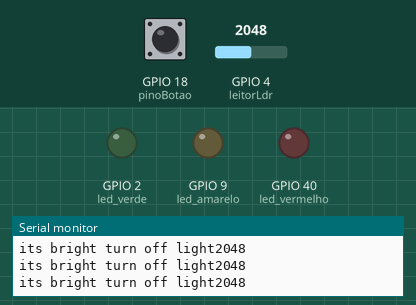
This sketch was run on a simulated ESP32-S3. On the bench: output pins drawn as LEDs (lit = HIGH), the last lines printed to the serial monitor. The test bench sets the inputs (shaded band); at power-on: GPIO 4 (leitorLdr) = 2048, GPIO 18 (pinoBotao) HIGH.

Above: at 1.2 s.
1.3 s: GPIO 4 (leitorLdr) set to 643
4.3 s: GPIO 4 (leitorLdr) set to 554
At 6.1 s:
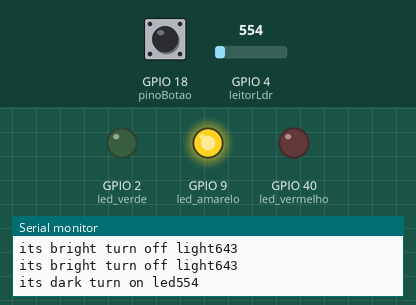
7.3 s: GPIO 4 (leitorLdr) set to 640
At 9.6 s:
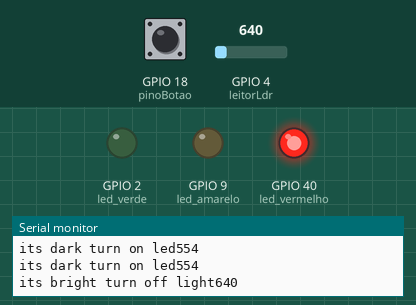
At 14.6 s:
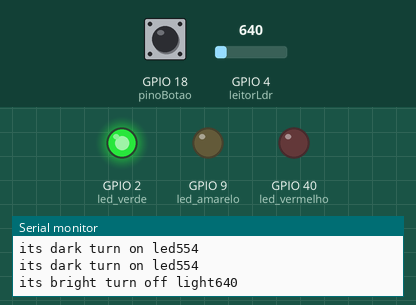
Timing chart, 0 to 15.8 s (numbered marks = the images above; inputs shaded):
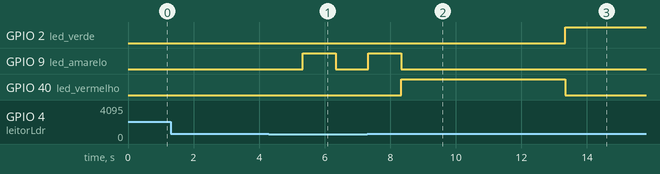

The sketch:

sketch.ino
```cpp
#include <WiFi.h>
#include <HTTPClient.h>

#define led_verde 2 // Pino utilizado para controle do led verda
#define led_vermelho 40 // Pino utilizado para controle do led vermelho
#define led_amarelo 9 // Pino utilizado para controle do led azul

const int pinoBotao = 18;  // Pino utilizado para controle do botão
int estadoBotao = 0;  // variavel de leitura do status do botão

const int leitorLdr = 4;  // Pino utilizado para leitura do sensor fotoresistor
int limite=600; //

int led_vermelho_ligado = 0;
int led_amarelo_ligado = 0;
int led_verde_ligado = 0;
int amanhecer = 0;

void setup() {

  // Configuração inicial dos pinos para controle dos leds como OUTPUTs (saídas) do ESP32
  pinMode(led_amarelo,OUTPUT);
  pinMode(led_verde,OUTPUT);
  pinMode(led_vermelho,OUTPUT);

  // Inicialização das entradas
  pinMode(pinoBotao, INPUT); // Initialize the pushbutton pin as an input

  digitalWrite(led_amarelo, LOW);
  digitalWrite(led_verde, LOW);
  digitalWrite(led_vermelho, LOW);

  Serial.begin(9600); // Configuração para debug por interface serial entre ESP e computador com baud rate de 9600
/*
  WiFi.begin("Wokwi-GUEST", ""); // Conexão à rede WiFi aberta com SSID Wokwi-GUEST

  while (WiFi.status() != WL_CONNECT_FAILED) {
    delay(100);
    Serial.print(".");
  }
  Serial.println("Conectado ao WiFi com sucesso!"); // Considerando que saiu do loop acima, o ESP32 agora está conectado ao WiFi (outra opção é colocar este comando dentro do if abaixo)
*/
  // Verifica estado do botão
  estadoBotao = digitalRead(pinoBotao);
  if (estadoBotao == HIGH) {
    Serial.println("Botão pressionado!");
  } else {
    Serial.println("Botão não pressionado!");
  }
/*
  if(WiFi.status() == WL_CONNECTED){ // Se o ESP32 estiver conectado à Internet
    HTTPClient http;

    String serverPath = "http://www.google.com.br/"; // Endpoint da requisição HTTP

    http.begin(serverPath.c_str());

    int httpResponseCode = http.GET(); // Código do Resultado da Requisição HTTP

    if (httpResponseCode>0) {
      Serial.print("HTTP Response code: ");
      Serial.println(httpResponseCode);
      String payload = http.getString();
      Serial.println(payload);
      }
    else {
      Serial.print("Error code: ");
      Serial.println(httpResponseCode);
      }
      http.end();
    }

  else {
    Serial.println("WiFi Disconnected");
  }*/
}

void loop() {
  int estadoLdr=analogRead(leitorLdr);

  if(estadoLdr<limite){
    Serial.print("its dark turn on led");
    Serial.println(estadoLdr);

    digitalWrite(led_amarelo, LOW);
    digitalWrite(led_verde, LOW);
    digitalWrite(led_vermelho, LOW);
    amanhecer = 1;
    delay(1000);
    digitalWrite(led_amarelo, HIGH);
    delay(1000);

  }
  else{
    Serial.print("its bright turn off light");
    Serial.println(estadoLdr);

    if(amanhecer == 1){
      digitalWrite(led_amarelo, LOW);
      digitalWrite(led_verde, LOW);
      digitalWrite(led_vermelho, HIGH);

      led_amarelo_ligado = 0;
      led_vermelho_ligado = 1;
      led_verde_ligado = 0;
      amanhecer = 0;
    }

    if(led_vermelho_ligado == 1){
      delay (5000);

      digitalWrite(led_amarelo, LOW);
      digitalWrite(led_verde, HIGH);
      digitalWrite(led_vermelho, LOW);

      led_vermelho_ligado = 0;
      led_verde_ligado = 1;
      amanhecer = 0;
    }

    if(led_amarelo_ligado == 1){
    delay(2000);

    digitalWrite(led_amarelo, LOW);
    digitalWrite(led_verde, LOW);
    digitalWrite(led_vermelho, HIGH);

    led_amarelo_ligado = 0;
    led_vermelho_ligado = 1;
    amanhecer = 0;

    }

    if(led_verde_ligado == 1){
    delay(3000);

    digitalWrite(led_amarelo, HIGH);
    digitalWrite(led_verde, LOW);
    digitalWrite(led_vermelho, LOW);

    led_verde_ligado = 0;
    led_amarelo_ligado = 1;
    amanhecer = 0;
    }
  }
}
```

Measured:
- the behaviour switches between 600 and 599 on GPIO 4 (leitorLdr) (found by bisection; images 0 and 1)
- after the input at 4.3 s, GPIO 9 (led_amarelo): LOW → HIGH after 1.0 s, → LOW 1.0 s later
- after the input at 7.3 s, GPIO 2 (led_verde): LOW → HIGH after 6.0 s; GPIO 9 (led_amarelo): goes on until 8.3 s, then stays LOW; GPIO 40 (led_vermelho): LOW → HIGH after 1.0 s, → LOW 5.0 s later
